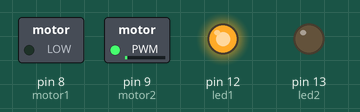
Recording of a sketch running on a simulated Arduino Uno, built with avr-gcc and run on an emulated ATmega328P. Parts: switched loads named in the sketch (green lamp = pin HIGH), output pins drawn as LEDs (lit = HIGH). What the sketch prints to the serial monitor is not drawn.

Above: at 0.15 s.
At 8.7 s:
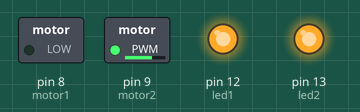
At 19.69 s:
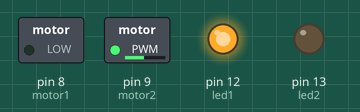
At 30.71 s:
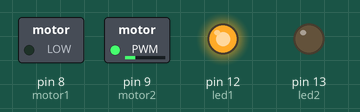
At 39.56 s:
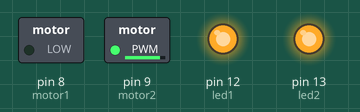
Timing chart, 0 to 40.0 s (numbered marks = the images above):
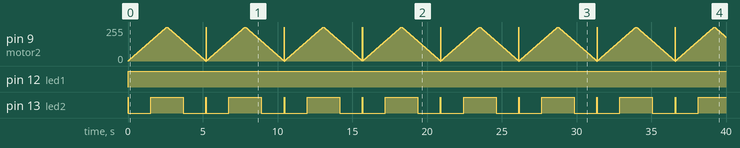

The sketch:

function.ino
```cpp
//led indikator kecepatan motor dc
#define led1 12
#define led2 13
#define motor1 8
#define motor2 9
int a=0;
void led(int b,int c){
    digitalWrite(led1, b);
    digitalWrite(led2, c);
}
void setup() {
pinMode(led1,OUTPUT);
pinMode(led2,OUTPUT);
pinMode(motor1,OUTPUT);
pinMode(motor2,OUTPUT);
 Serial.begin(9600);
}

void loop() {
  for(a ; a<=255;a++){
      digitalWrite(motor1,LOW);
      analogWrite(motor2,a);
     if (a> 0&&a<150){
      led(1,0);  }
     else {
     led(1,1); }
    Serial.println(a);
     delay(10);
  }
   for(a ; a>=0;a--){
      digitalWrite(motor1,LOW);
      analogWrite(motor2,a);
     if (a> 0&&a<150){
      led(1,0);  }
     else {
     led(1,1); }
      Serial.println(a);
     delay(10);
}}
```

Measured:
- by itself, pin 12 (led1): LOW → HIGH at 0.00 s
- by itself, pin 13 (led2): repeats every 5.2 s: LOW 1.5 s, HIGH 2.2 s, LOW 1.5 s, HIGH 0.03 s
